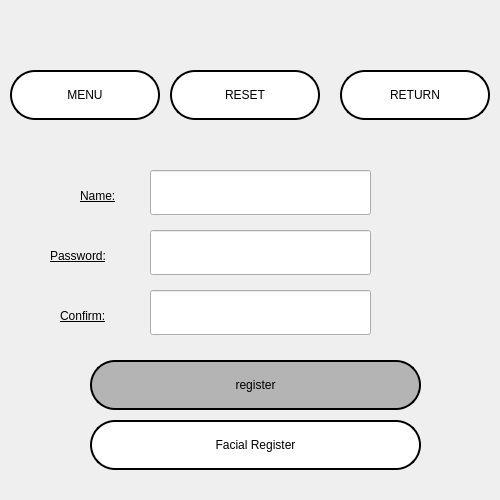
<?xml version="1.0" encoding="UTF-8"?>
<ui version="4.0">
 <class>Form</class>
 <widget class="QWidget" name="Form">
  <property name="geometry">
   <rect>
    <x>0</x>
    <y>0</y>
    <width>500</width>
    <height>500</height>
   </rect>
  </property>
  <property name="minimumSize">
   <size>
    <width>500</width>
    <height>500</height>
   </size>
  </property>
  <property name="maximumSize">
   <size>
    <width>500</width>
    <height>500</height>
   </size>
  </property>
  <property name="windowTitle">
   <string>Form</string>
  </property>
  <property name="styleSheet">
   <string notr="true">QWidget#Form{
	border-image: url(:/login/bg.png);
}</string>
  </property>
  <widget class="QLabel" name="label">
   <property name="geometry">
    <rect>
     <x>80</x>
     <y>180</y>
     <width>65</width>
     <height>32</height>
    </rect>
   </property>
   <property name="styleSheet">
    <string notr="true">color: rgb(0, 0, 0);
font: 14pt &quot;Mongolian Baiti&quot;;
text-decoration: underline;</string>
   </property>
   <property name="text">
    <string>Name:</string>
   </property>
  </widget>
  <widget class="QLabel" name="label_2">
   <property name="geometry">
    <rect>
     <x>50</x>
     <y>240</y>
     <width>106</width>
     <height>32</height>
    </rect>
   </property>
   <property name="styleSheet">
    <string notr="true">color: rgb(0, 0, 0);
font: 14pt &quot;Mongolian Baiti&quot;;
text-decoration: underline;</string>
   </property>
   <property name="text">
    <string>Password:</string>
   </property>
  </widget>
  <widget class="QLabel" name="label_3">
   <property name="geometry">
    <rect>
     <x>60</x>
     <y>300</y>
     <width>92</width>
     <height>32</height>
    </rect>
   </property>
   <property name="styleSheet">
    <string notr="true">color: rgb(0, 0, 0);
font: 14pt &quot;Mongolian Baiti&quot;;
text-decoration: underline;</string>
   </property>
   <property name="text">
    <string>Confirm:</string>
   </property>
  </widget>
  <widget class="QLineEdit" name="name_line">
   <property name="geometry">
    <rect>
     <x>150</x>
     <y>170</y>
     <width>221</width>
     <height>45</height>
    </rect>
   </property>
   <property name="minimumSize">
    <size>
     <width>0</width>
     <height>45</height>
    </size>
   </property>
   <property name="clearButtonEnabled">
    <bool>true</bool>
   </property>
  </widget>
  <widget class="QLineEdit" name="password_line">
   <property name="geometry">
    <rect>
     <x>150</x>
     <y>230</y>
     <width>221</width>
     <height>45</height>
    </rect>
   </property>
   <property name="minimumSize">
    <size>
     <width>0</width>
     <height>45</height>
    </size>
   </property>
   <property name="clearButtonEnabled">
    <bool>true</bool>
   </property>
  </widget>
  <widget class="QLineEdit" name="confirm_line">
   <property name="geometry">
    <rect>
     <x>150</x>
     <y>290</y>
     <width>221</width>
     <height>45</height>
    </rect>
   </property>
   <property name="minimumSize">
    <size>
     <width>0</width>
     <height>45</height>
    </size>
   </property>
   <property name="clearButtonEnabled">
    <bool>true</bool>
   </property>
  </widget>
  <widget class="QPushButton" name="registerButton">
   <property name="enabled">
    <bool>false</bool>
   </property>
   <property name="geometry">
    <rect>
     <x>90</x>
     <y>360</y>
     <width>331</width>
     <height>50</height>
    </rect>
   </property>
   <property name="minimumSize">
    <size>
     <width>0</width>
     <height>45</height>
    </size>
   </property>
   <property name="styleSheet">
    <string notr="true">QPushButton {	
	
	background-color: rgb(255, 255, 255);
	font: 16pt &quot;MV Boli&quot;;
    border-radius: 25px; 
	color: rgb(0, 0, 0);
    border: 2px solid rgb(0,0,0);

}
QPushButton:hover {
	
	background-color: rgb(0, 0, 0);
	color: rgb(255, 255, 255);
    border: 2px solid rgb(255,255,255);
  

}
QPushButton:pressed{
	background-color: rgb(255, 255, 255);
	color: rgb(0, 0, 0);
	border-color: rgb(255, 255, 255);
    border: 2px solid rgb(0,0,0);
}


QPushButton:disabled{
	background-color: rgb(180, 180, 180);
}</string>
   </property>
   <property name="text">
    <string>register</string>
   </property>
  </widget>
  <widget class="QPushButton" name="MenuButton">
   <property name="geometry">
    <rect>
     <x>10</x>
     <y>70</y>
     <width>150</width>
     <height>50</height>
    </rect>
   </property>
   <property name="styleSheet">
    <string notr="true">QPushButton {	
	
	background-color: rgb(255, 255, 255);
	font: 16pt &quot;MV Boli&quot;;
    border-radius: 25px; 
	color: rgb(0, 0, 0);
    border: 2px solid rgb(0,0,0);

}
QPushButton:hover {
	
	background-color: rgb(0, 0, 0);
	color: rgb(255, 255, 255);
    border: 2px solid rgb(255,255,255);
  

}
QPushButton:pressed{
	background-color: rgb(255, 255, 255);
	color: rgb(0, 0, 0);
	border-color: rgb(255, 255, 255);
    border: 2px solid rgb(0,0,0);
}
</string>
   </property>
   <property name="text">
    <string>MENU</string>
   </property>
   <property name="checkable">
    <bool>true</bool>
   </property>
  </widget>
  <widget class="QPushButton" name="ResetButton">
   <property name="geometry">
    <rect>
     <x>170</x>
     <y>70</y>
     <width>150</width>
     <height>50</height>
    </rect>
   </property>
   <property name="styleSheet">
    <string notr="true">QPushButton {	
	
	background-color: rgb(255, 255, 255);
	font: 16pt &quot;MV Boli&quot;;
    border-radius: 25px; 
	color: rgb(0, 0, 0);
    border: 2px solid rgb(0,0,0);

}
QPushButton:hover {
	
	background-color: rgb(0, 0, 0);
	color: rgb(255, 255, 255);
    border: 2px solid rgb(255,255,255);
  

}
QPushButton:pressed{
	background-color: rgb(255, 255, 255);
	color: rgb(0, 0, 0);
	border-color: rgb(255, 255, 255);
    border: 2px solid rgb(0,0,0);
}
</string>
   </property>
   <property name="text">
    <string>RESET</string>
   </property>
   <property name="checkable">
    <bool>false</bool>
   </property>
  </widget>
  <widget class="QPushButton" name="Exit_returnButton">
   <property name="geometry">
    <rect>
     <x>340</x>
     <y>70</y>
     <width>150</width>
     <height>50</height>
    </rect>
   </property>
   <property name="styleSheet">
    <string notr="true">QPushButton {	
	
	background-color: rgb(255, 255, 255);
	font: 16pt &quot;MV Boli&quot;;
    border-radius: 25px; 
	color: rgb(0, 0, 0);
    border: 2px solid rgb(0,0,0);

}
QPushButton:hover {
	
	background-color: rgb(0, 0, 0);
	color: rgb(255, 255, 255);
    border: 2px solid rgb(255,255,255);
  

}
QPushButton:pressed{
	background-color: rgb(255, 255, 255);
	color: rgb(0, 0, 0);
	border-color: rgb(255, 255, 255);
    border: 2px solid rgb(0,0,0);
}
</string>
   </property>
   <property name="text">
    <string>RETURN</string>
   </property>
   <property name="checkable">
    <bool>false</bool>
   </property>
  </widget>
  <widget class="QPushButton" name="facialregisterButton">
   <property name="enabled">
    <bool>true</bool>
   </property>
   <property name="geometry">
    <rect>
     <x>90</x>
     <y>420</y>
     <width>331</width>
     <height>50</height>
    </rect>
   </property>
   <property name="minimumSize">
    <size>
     <width>0</width>
     <height>45</height>
    </size>
   </property>
   <property name="styleSheet">
    <string notr="true">QPushButton {	
	
	background-color: rgb(255, 255, 255);
	font: 16pt &quot;MV Boli&quot;;
    border-radius: 25px; 
	color: rgb(0, 0, 0);
    border: 2px solid rgb(0,0,0);

}
QPushButton:hover {
	
	background-color: rgb(0, 0, 0);
	color: rgb(255, 255, 255);
    border: 2px solid rgb(255,255,255);
  

}
QPushButton:pressed{
	background-color: rgb(255, 255, 255);
	color: rgb(0, 0, 0);
	border-color: rgb(255, 255, 255);
    border: 2px solid rgb(0,0,0);
}
</string>
   </property>
   <property name="text">
    <string>Facial Register</string>
   </property>
  </widget>
  <zorder>label</zorder>
  <zorder>label_2</zorder>
  <zorder>label_3</zorder>
  <zorder>name_line</zorder>
  <zorder>password_line</zorder>
  <zorder>confirm_line</zorder>
  <zorder>registerButton</zorder>
  <zorder>ResetButton</zorder>
  <zorder>Exit_returnButton</zorder>
  <zorder>MenuButton</zorder>
  <zorder>facialregisterButton</zorder>
 </widget>
 <resources>
  <include location="../images/image.qrc"/>
 </resources>
 <connections>
  <connection>
   <sender>Exit_returnButton</sender>
   <signal>clicked()</signal>
   <receiver>Form</receiver>
   <slot>exit_return()</slot>
   <hints>
    <hint type="sourcelabel">
     <x>115</x>
     <y>121</y>
    </hint>
    <hint type="destinationlabel">
     <x>550</x>
     <y>208</y>
    </hint>
   </hints>
  </connection>
  <connection>
   <sender>registerButton</sender>
   <signal>clicked()</signal>
   <receiver>Form</receiver>
   <slot>register()</slot>
   <hints>
    <hint type="sourcelabel">
     <x>267</x>
     <y>373</y>
    </hint>
    <hint type="destinationlabel">
     <x>563</x>
     <y>406</y>
    </hint>
   </hints>
  </connection>
  <connection>
   <sender>ResetButton</sender>
   <signal>clicked()</signal>
   <receiver>Form</receiver>
   <slot>reset()</slot>
   <hints>
    <hint type="sourcelabel">
     <x>361</x>
     <y>148</y>
    </hint>
    <hint type="destinationlabel">
     <x>625</x>
     <y>168</y>
    </hint>
   </hints>
  </connection>
  <connection>
   <sender>MenuButton</sender>
   <signal>clicked(bool)</signal>
   <receiver>MenuButton</receiver>
   <slot>showMenu()</slot>
   <hints>
    <hint type="sourcelabel">
     <x>249</x>
     <y>128</y>
    </hint>
    <hint type="destinationlabel">
     <x>249</x>
     <y>128</y>
    </hint>
   </hints>
  </connection>
  <connection>
   <sender>MenuButton</sender>
   <signal>clicked()</signal>
   <receiver>Form</receiver>
   <slot>showhidemenu()</slot>
   <hints>
    <hint type="sourcelabel">
     <x>242</x>
     <y>127</y>
    </hint>
    <hint type="destinationlabel">
     <x>556</x>
     <y>91</y>
    </hint>
   </hints>
  </connection>
  <connection>
   <sender>password_line</sender>
   <signal>textChanged(QString)</signal>
   <receiver>Form</receiver>
   <slot>enable_register()</slot>
   <hints>
    <hint type="sourcelabel">
     <x>286</x>
     <y>272</y>
    </hint>
    <hint type="destinationlabel">
     <x>569</x>
     <y>270</y>
    </hint>
   </hints>
  </connection>
  <connection>
   <sender>name_line</sender>
   <signal>textChanged(QString)</signal>
   <receiver>Form</receiver>
   <slot>enable_register()</slot>
   <hints>
    <hint type="sourcelabel">
     <x>294</x>
     <y>235</y>
    </hint>
    <hint type="destinationlabel">
     <x>645</x>
     <y>234</y>
    </hint>
   </hints>
  </connection>
  <connection>
   <sender>confirm_line</sender>
   <signal>textChanged(QString)</signal>
   <receiver>Form</receiver>
   <slot>enable_register()</slot>
   <hints>
    <hint type="sourcelabel">
     <x>260</x>
     <y>310</y>
    </hint>
    <hint type="destinationlabel">
     <x>581</x>
     <y>315</y>
    </hint>
   </hints>
  </connection>
  <connection>
   <sender>facialregisterButton</sender>
   <signal>clicked()</signal>
   <receiver>Form</receiver>
   <slot>show_facial_register_GUI()</slot>
   <hints>
    <hint type="sourcelabel">
     <x>240</x>
     <y>464</y>
    </hint>
    <hint type="destinationlabel">
     <x>241</x>
     <y>586</y>
    </hint>
   </hints>
  </connection>
 </connections>
 <slots>
  <slot>showhidemenu()</slot>
  <slot>reset()</slot>
  <slot>register()</slot>
  <slot>exit_return()</slot>
  <slot>enable_register()</slot>
  <slot>show_facial_register_GUI()</slot>
 </slots>
</ui>
